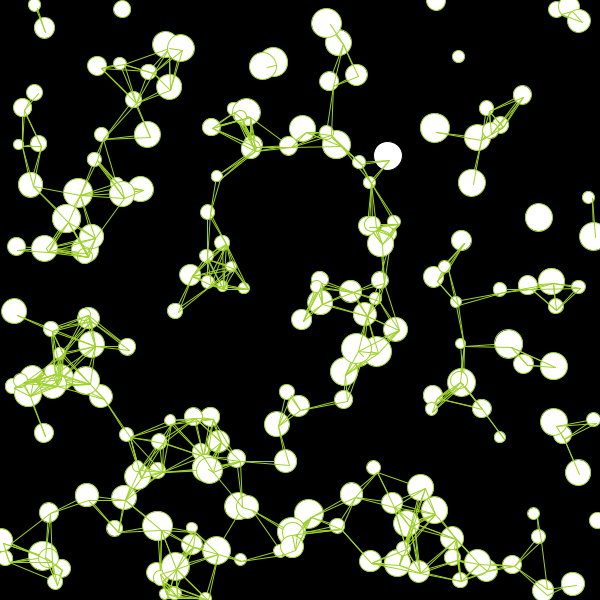
Frame 1 (no input)
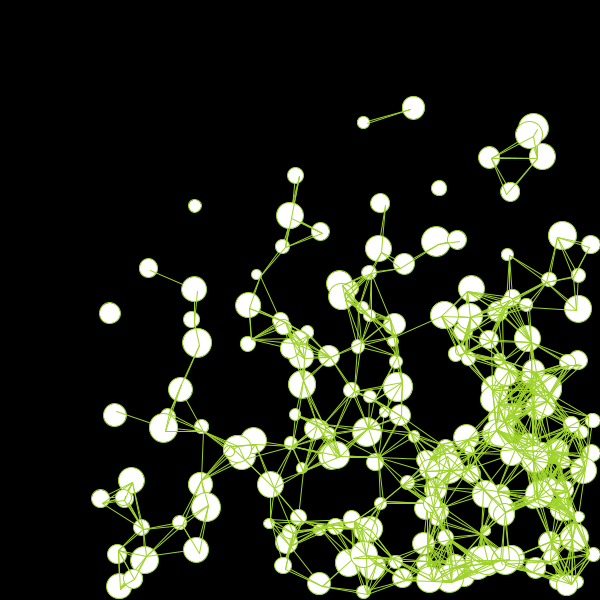
Frame 60 (the mouse pressed at the canvas centre just before this capture)
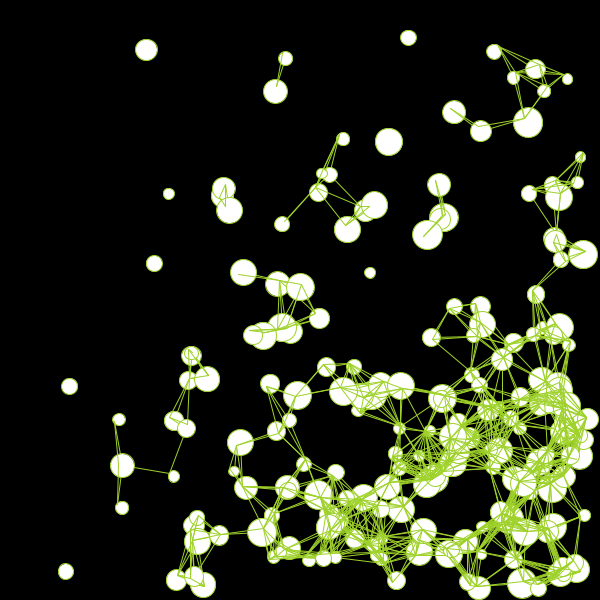
Frame 120 (the mouse held since frame 60 and released just before this capture)

The Processing sketch that drew these frames (run headless with seeded random() and noise(); from frame 60 on, the mouse is pressed at the canvas centre):

// Processing sketch: bit2atom_190625_04_array
// ── bit2atom_190625_04_array.pde
float[] xx;
float[] yy;
float[] dd;
float[] speedX;
float[] speedY;
int elliLength = 200;

void setup() {
  size(600, 600);
  xx = new float[elliLength];
  yy = new float[elliLength];
  dd = new float[elliLength];
  speedX = new float[elliLength];
  speedY = new float[elliLength];

  for (int i = 0; i < elliLength; i ++) {
    xx[i] = random(width);
    yy[i] = random(height);
    dd[i] = random(10, 30);
    speedX[i] = random(1, 5);
    speedY[i] = random(1, 5);
  }
}

void draw() {
  background(0);
  for (int i = 0; i < elliLength; i ++) {
    ellipse(xx[i], yy[i], dd[i], dd[i]);
    xx[i] += speedX[i];
    yy[i] += speedY[i];

    for (int j = 0; j < elliLength; j ++) {
      if (i != j) {
        float ddist = dist(xx[i], yy[i], xx[j], yy[j]);
        if (ddist < 50) {
          stroke(#9ED12A);
          line(xx[i], yy[i], xx[j], yy[j]);
        }
      }
    }

    if (xx[i] + dd[i]/2 > width) {
      xx[i] = width - dd[i]/2;
      speedX[i] = speedX[i] *-1;
    }

    if (xx[i] - dd[i]/2 < 0) {
      xx[i] = dd[i]/2;
      speedX[i] = speedX[i] *-1;
    }

    if (yy[i] + dd[i]/2 > height) {
      yy[i] = height - dd[i]/2;
      speedY[i] = speedY[i] *-1;
    }

    if (yy[i] - dd[i]/2 < 0) {
      yy[i] = dd[i]/2;
      speedY[i] = speedY[i] *-1;
    }
  }
}
